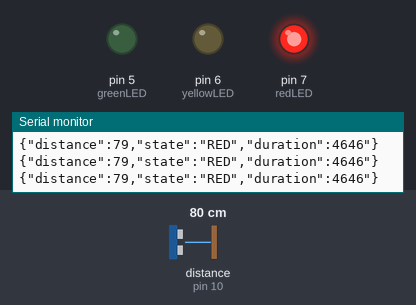
A sketch run on a simulated Arduino Uno, built with avr-gcc and run on an emulated ATmega328P. Shown: output pins drawn as LEDs (lit = HIGH), the last lines printed to the serial monitor. Wiring (inferred from the names in the program): ultrasonic range finder: trigger pin 9; echo pin 10. Dashed ring = blinking. The inputs (shaded band) are chosen by the test bench; at power-on: distance to the obstacle (sensor on pin 10) 80 cm. The echo pulse lasts 58.3 µs per cm; pins used as bus, display or sensor lines are not drawn.

Above: at 1.2 s.
1.3 s: distance to the obstacle (sensor on pin 10) set to 4 cm
At 3.3 s:
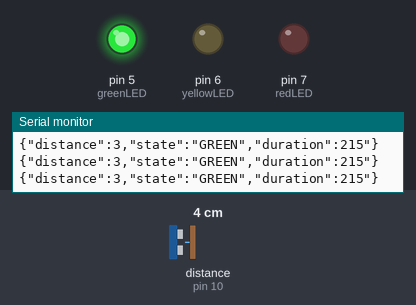
3.8 s: distance to the obstacle (sensor on pin 10) set to 2 cm
At 4.8 s:
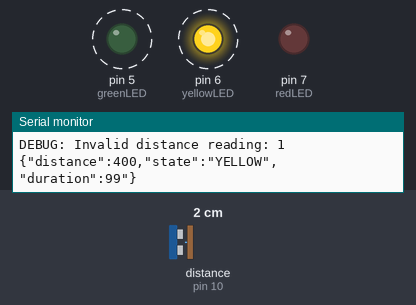
6.5 s: distance to the obstacle (sensor on pin 10) set to 9 cm
At 7.2 s:
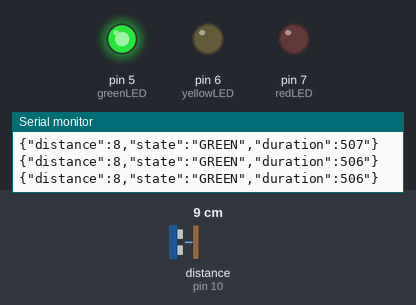
8.0 s: distance to the obstacle (sensor on pin 10) set to 18 cm
At 9.0 s:
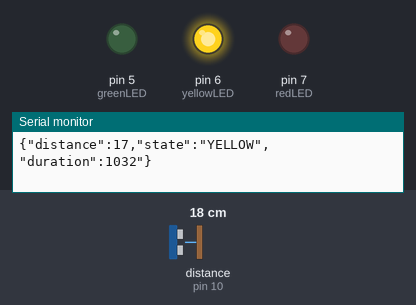
Timing chart, 0 to 11.0 s (numbered marks = the images above; inputs shaded):
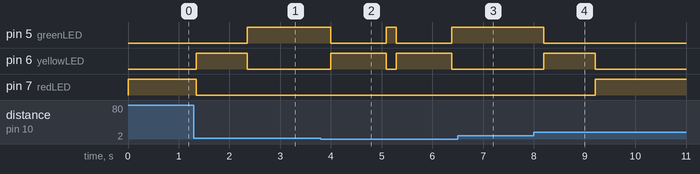

Measured:
- after the input at 1.3 s, pin 5 (greenLED): LOW → HIGH after 1.1 s; pin 6 (yellowLED): LOW → HIGH at once, → LOW 1.0 s later; pin 7 (redLED): HIGH → LOW at once
- after the input at 3.8 s, pin 5 (greenLED): alternates HIGH for 0.20 s and LOW for 1.1 s, starting after 0.20 s; pin 6 (yellowLED): alternates HIGH for 1.1 s and LOW for 0.20 s, starting after 0.20 s
- after the input at 6.5 s, pin 5 (greenLED): stays HIGH (without the input it goes to LOW after 0.09 s); pin 6 (yellowLED): stays LOW (without the input it goes to HIGH after 0.09 s)
- after the input at 8.0 s, pin 5 (greenLED): HIGH → LOW after 0.20 s; pin 6 (yellowLED): LOW → HIGH after 0.20 s, → LOW 1.0 s later; pin 7 (redLED): LOW → HIGH after 1.2 s

The sketch:

traffic_light_detector_debug.ino
```cpp
/*
 * Automated Traffic Light Signal Detector - DEBUG VERSION
 * Using HC-SR04 Ultrasonic Sensor and Arduino Uno
 *
 * Logic: Near (<=15cm) = GREEN, Far (>15cm) = RED
 * YELLOW = Transition phase between states
 *
 * This version includes extra debugging to help diagnose sensor issues
 */

// Pin Definitions
const int trigPin = 9;
const int echoPin = 10;
const int redLED = 7;
const int yellowLED = 6;
const int greenLED = 5;

// Distance threshold (in cm)
const int DISTANCE_THRESHOLD = 15;

// Variables
long duration;
int distance;
int lastDistance = -1;
int sameDistanceCount = 0;
String currentState = "RED";
String previousState = "RED";
unsigned long yellowStartTime = 0;
const int YELLOW_DURATION = 1000;  // Yellow light duration in ms
unsigned long lastMeasurementTime = 0;

void setup() {
  // Initialize serial communication
  Serial.begin(9600);

  // Initialize HC-SR04 pins
  pinMode(trigPin, OUTPUT);
  pinMode(echoPin, INPUT);

  // Initialize LED pins
  pinMode(redLED, OUTPUT);
  pinMode(yellowLED, OUTPUT);
  pinMode(greenLED, OUTPUT);

  // Start with red light (no object)
  setTrafficLight("RED");

  Serial.println("Traffic Light System Initialized - DEBUG MODE");
  Serial.println("Monitoring traffic...");
  Serial.println("If distance stays constant, check sensor connections!");
}

void loop() {
  // Measure distance with enhanced error checking
  distance = getDistance();

  // Debug: Check if distance is stuck
  if (distance == lastDistance) {
    sameDistanceCount++;
    if (sameDistanceCount >= 10) {
      Serial.println("WARNING: Distance stuck at same value! Check sensor!");
      sameDistanceCount = 0; // Reset counter
    }
  } else {
    sameDistanceCount = 0;
  }
  lastDistance = distance;

  // Determine target state based on distance
  // Near (<=15cm) = GREEN (vehicle present)
  // Far (>15cm) = RED (no vehicle)
  String targetState;

  if (distance <= DISTANCE_THRESHOLD) {
    targetState = "GREEN";
  } else {
    targetState = "RED";
  }

  // Handle state transitions with YELLOW as intermediate phase
  if (targetState != currentState && currentState != "YELLOW") {
    // Start transition to new state via YELLOW
    previousState = currentState;
    currentState = "YELLOW";
    yellowStartTime = millis();
    setTrafficLight("YELLOW");
  } else if (currentState == "YELLOW") {
    // Check if yellow phase is complete
    if (millis() - yellowStartTime >= YELLOW_DURATION) {
      currentState = targetState;
      setTrafficLight(currentState);
    }
  }

  // Send data to serial port in JSON format
  Serial.print("{\"distance\":");
  Serial.print(distance);
  Serial.print(",\"state\":\"");
  Serial.print(currentState);
  Serial.print("\",\"duration\":");
  Serial.print(duration);
  Serial.println("\"}");

  // Small delay before next measurement
  delay(200);
}

// Measure distance using HC-SR04 sensor with enhanced error detection
int getDistance() {
  // Clear the trigger pin
  digitalWrite(trigPin, LOW);
  delayMicroseconds(2);

  // Send 10μs pulse to trigger pin
  digitalWrite(trigPin, HIGH);
  delayMicroseconds(10);
  digitalWrite(trigPin, LOW);

  // Read echo pin and calculate duration with timeout
  // Timeout of 30000μs = ~5.1m max distance
  duration = pulseIn(echoPin, HIGH, 30000);

  // Check if we got a valid reading
  if (duration == 0) {
    // No echo received - sensor might be disconnected or object too far
    Serial.println("DEBUG: No echo received from sensor!");
    return 400; // Return max distance
  }

  // Calculate distance (speed of sound = 343 m/s = 0.0343 cm/μs)
  int dist = duration * 0.0343 / 2;

  // Validate distance is in reasonable range
  if (dist < 2 || dist > 400) {
    Serial.print("DEBUG: Invalid distance reading: ");
    Serial.println(dist);
    return 400;
  }

  return dist;
}

// Set traffic light LEDs based on state
void setTrafficLight(String state) {
  // Turn off all lights first
  digitalWrite(redLED, LOW);
  digitalWrite(yellowLED, LOW);
  digitalWrite(greenLED, LOW);

  // Turn on appropriate light
  if (state == "RED") {
    digitalWrite(redLED, HIGH);
  } else if (state == "YELLOW") {
    digitalWrite(yellowLED, HIGH);
  } else if (state == "GREEN") {
    digitalWrite(greenLED, HIGH);
  }
}
```
